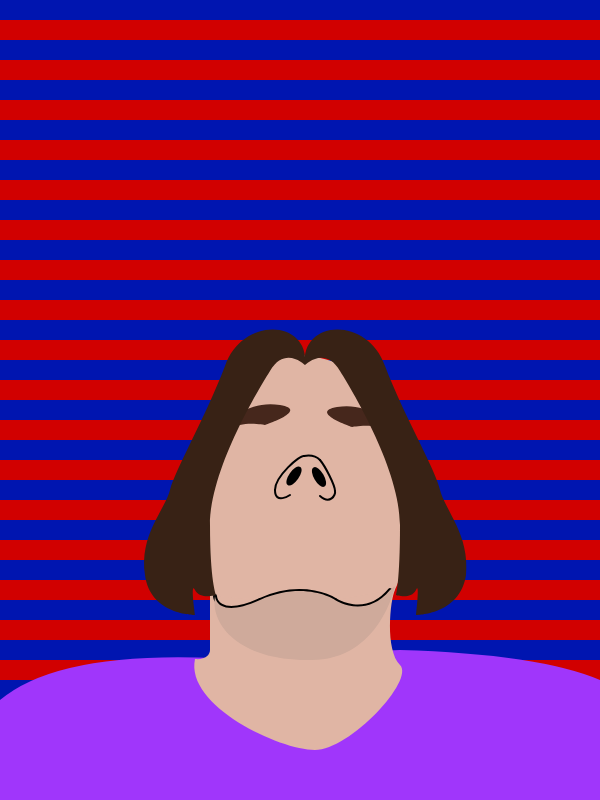
Frame 1 (no input)
Frame 60 (no input): identical to frame 1, image omitted
Frame 120 (the mouse pressed at the canvas centre since frame 60): identical to frame 1, image omitted

The p5.js sketch that drew this single still picture (run headless with seeded random() and noise() and a simulated clock; from frame 60 on, the mouse is pressed at the canvas centre):

// p5.js sketch
// ── sketch.js
// global variable that holds current working color
let curColor;
let difColor = false;
let difEyebrow = false;

function setup() {
  createCanvas(600, 800);
}

function draw() {
  noStroke();
  drawBackground();
  drawShirt();
  drawHead();
  drawChin();
  drawNose();
  noStroke();
  drawEyebrows();
  drawHair();
}

// Draws the horizontal lines for the background
function drawBackground(){
  // fill background with red
  if(difColor){
    curColor = "white";
  }
  else{
    curColor = "#d10000";
  }
  
  background(curColor);
  
  // draw blue lines
  if(difColor){
    curColor = '#40E0D0';
  }
  else{
    curColor = "#0015b0";
  }
  
  fill(curColor);
  
  for(var i = 0; i < height; i += 40){
    rect(0, i, width, 20);
  }
}

// draws the main shape for the shirt
function drawShirt(){
  // set color of the shirt
  curColor = "#A036FB";
  fill(curColor);
  
  // use bezier lines to make the shirt shape
  beginShape();
    vertex(0,700);
    quadraticVertex(58, 651, 216, 658);
    vertex(400, 650);
    quadraticVertex(539, 654, 600, 680);
    vertex(600, 800);
    vertex(0, 800);
  endShape();
}

// draws the shape for the head
function drawHead(){
  // set color of skin
  curColor = "#E0B5A4";
  fill(curColor);
  
  // draw the shape of the head using bezier lines
  beginShape();
    vertex(195, 659);
    bezierVertex(205, 660, 210, 655, 210, 650);
    bezierVertex(210, 650, 210, 595, 210, 595);
    bezierVertex(210, 595, 205, 580, 205, 570);
    bezierVertex(205, 561,195, 510, 200, 480);
    bezierVertex(205, 450, 228, 362, 298, 355);
    bezierVertex(360, 360, 400, 390, 405, 475);
    bezierVertex(410, 555, 400, 580, 395, 590);
    bezierVertex(390, 600,385, 650, 400, 665);
    bezierVertex(415, 680, 350, 750, 315, 750);
    quadraticVertex(280, 750, 185, 706, 195, 659);
  endShape(CLOSE);
}

// draws the chin contour
function drawChin(){
  // using bezier lines make a chin contour line
  strokeWeight(4);
  stroke(0);
  bezier(215, 596, 215, 596, 216, 620, 260, 600);
  bezier(260, 600, 305, 580, 335, 600, 335, 600);
  bezier(335, 600, 335, 600, 365, 620, 390, 590);
  
  // cahnge color to darker skin tone for shadowing
  noStroke();
  curColor = "#cfaa9b";
  fill(curColor);
  
  // draw the main shape of the neck/chin shadow using bezier lines
  beginShape();
    vertex(215, 596);
    bezierVertex(215, 596, 216, 620, 260, 600);
    bezierVertex(305, 580, 335, 600, 335, 600);
    bezierVertex(335, 600, 365, 620, 390, 590);
    bezierVertex(390, 590, 395, 586, 395, 586);
    bezierVertex(395, 586, 380, 661, 310, 660);
    bezierVertex(240, 661, 210, 625, 215, 596);
  endShape()
}

// draws the hair for the portrait
function drawHair(){
  // change color to brown
  curColor = "#382215";
  fill(curColor);
  
  // draw left side of the hair
  beginShape();
    vertex(305, 365);
    bezierVertex(305,365, 285, 345, 270, 371);
    bezierVertex(255, 395, 210, 471, 210, 525);
    bezierVertex(210, 581, 216, 595, 216, 595);
    bezierVertex(216, 595, 200, 600, 195, 590);
    bezierVertex(190, 580, 195, 615, 195, 615);
    bezierVertex(195, 615, 150, 615, 145, 575);
    bezierVertex(139, 535, 165, 510, 170, 490);
    bezierVertex(175, 470, 206, 416, 225, 366);
    bezierVertex(243, 315, 310, 320,305, 365);
  endShape();
  
  // draw right side of the hair
  beginShape();
  vertex(305, 365);
    bezierVertex(305, 365, 325, 345, 340, 371);
    bezierVertex(355, 395, 400, 471, 400, 525);
    bezierVertex(400, 581, 396, 595, 396, 595);
    bezierVertex(396, 595, 411, 600, 416, 590);
    bezierVertex(420, 580, 416, 615, 416, 615);
    bezierVertex(416, 615, 460, 615, 466, 575);
    bezierVertex(470, 535, 445, 510, 440, 490);
    bezierVertex(436, 470, 404, 416, 385, 366);
    bezierVertex(367, 315, 300, 320, 305, 365);
  endShape();
}

// draws the nose outline
function drawNose(){
  // set to line with no fill
  noFill();
  strokeWeight(2);
  stroke(0);
  
  // draw nose outline
  bezier(290, 495, 290, 495,275, 505, 275, 490);
  bezier(275, 490,275, 476, 300, 455, 304, 456);
  bezier(304, 456, 310, 455, 315, 455, 320, 460);
  bezier(320, 460, 325, 466, 335, 485, 335, 491);
  bezier(335, 491, 336, 495, 330, 505, 320, 496);
  
  fill(0);
  
  // use ellipses for the nostrils and rotate them
  push();
  translate( 294, 476);
  rotate(radians(125));
  ellipse(0, 0, 20, 8);
  pop();
  
  push();
  translate( 319, 477);
  rotate(radians(60));
  ellipse(0, 0, 20, 8);
  pop();
}

// draws the eyebrows for portrait
function drawEyebrows(){
  // change color to brown
  if(difEyebrow){
    curColor = "#d21adb";
  }
  else{
    curColor = "#46271c";
  }
  
  fill(curColor);
  
  // left eyebrow
  beginShape();
    vertex(265, 425);
    bezierVertex(265, 425, 240, 420, 230, 430);
    bezierVertex(220, 440, 230, 420, 230, 420);
    bezierVertex(230, 420, 250, 400, 280, 405);
    bezierVertex(310, 410, 265, 425, 265, 425);
  endShape();
  
  // right eyebrow
  beginShape();
    vertex(352, 427);
    bezierVertex(352, 427, 377, 422, 387, 432);
    bezierVertex(397, 442, 387, 422, 387, 422);
    bezierVertex(387, 422, 367, 402, 337, 407);
    bezierVertex(308, 412, 352, 427, 352, 427);
  endShape();
}

// if any key is pressed change boolean to inform background color
function keyPressed(){
  if(difColor)
    difColor = false;
  else
    difColor = true;
}

// if mouse is pressed and near eyebrows change boolean to inform
// eyebrow color
function mousePressed(){
  if(((mouseX >= 320 && mouseY >= 402) && (mouseX <= 371 && mouseY <= 425)) || ((mouseX <= 294 && mouseY >= 402) && (mouseX >= 237 && mouseY <= 425))){
    difEyebrow = !difEyebrow;
  }
}
